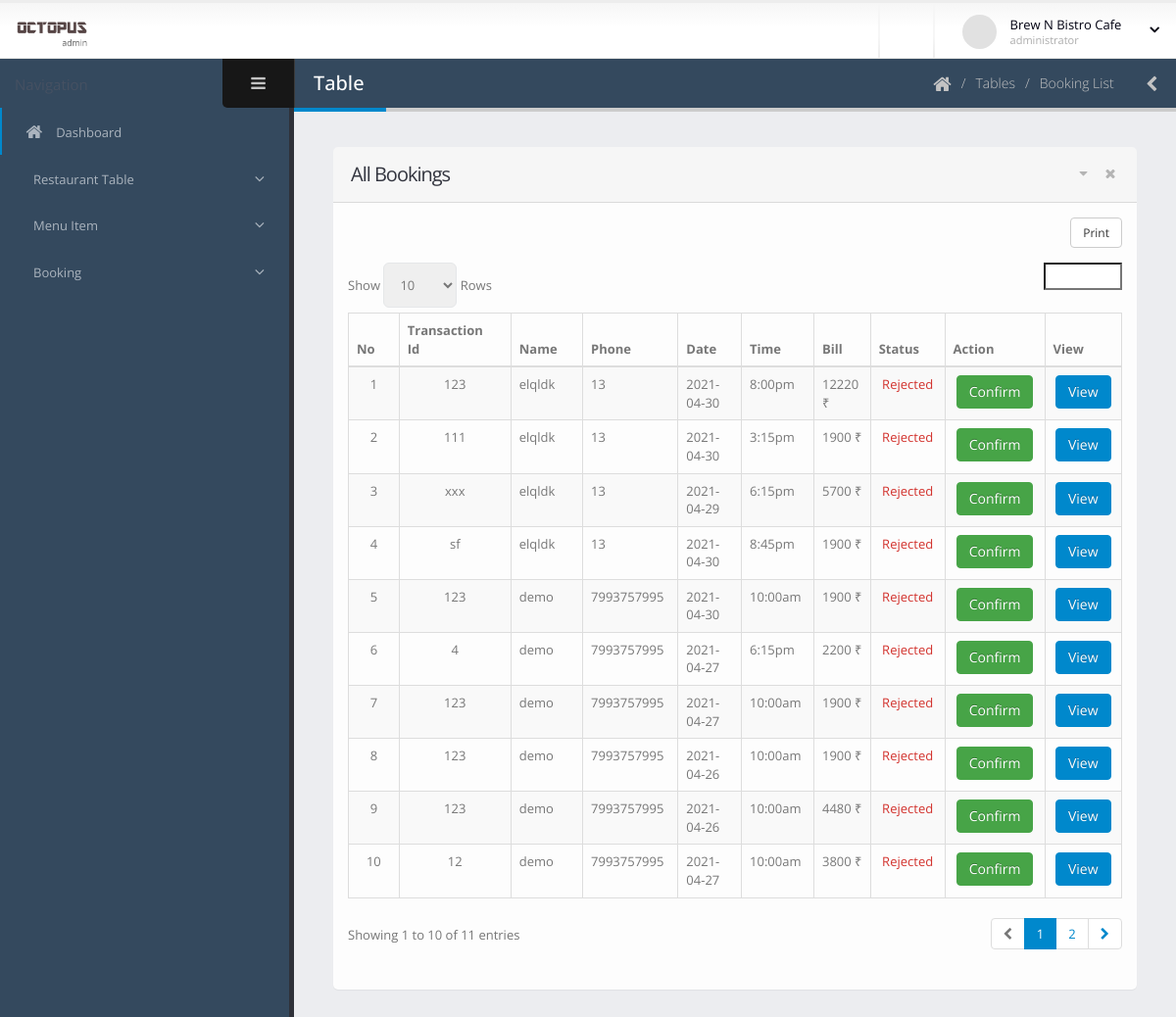
Screenshot of /dashboard/booking-list.php (signed in) with the database file from the repository.
### tables this page shows
CREATE TABLE `booking_details` (
  `id` int(11) NOT NULL,
  `booking_id` varchar(200) DEFAULT NULL,
  `res_id` int(11) DEFAULT NULL,
  `c_id` int(11) DEFAULT NULL,
  `make_date` date DEFAULT NULL,
  `make_time` varchar(50) DEFAULT NULL,
  `name` varchar(50) DEFAULT NULL,
  `phone` varchar(100) DEFAULT NULL,
  `booking_date` date DEFAULT NULL,
  `booking_time` varchar(30) DEFAULT NULL,
  `bill` float DEFAULT NULL,
  `transactionid` varchar(100) DEFAULT NULL,
  `status` int(11) NOT NULL DEFAULT 0 COMMENT '0- reject, 1-confirmed',
  `reject` int(11) DEFAULT 0
);

### dashboard/booking-list.php (the view, shortened to what this page needs)
<?php include 'template/header.php';
?>
	<body>
		<section class="body">
			<?php include 'template/top-bar.php'; ?>
			<div class="inner-wrapper">
				<?php include 'template/left-bar.php'; ?>
				<section role="main" class="content-body">
					<header class="page-header">
						<h2>Table</h2>
						<div class="right-wrapper pull-right">
							<ol class="breadcrumbs">
								<li>
									<a href="index.php">
										<i class="fa fa-home"></i>
									</a>
								</li>
								<li><span>Tables</span></li>
								<li><span>Booking List</span></li>
							</ol>
							<a class="sidebar-right-toggle" data-open="sidebar-right"><i class="fa fa-chevron-left"></i></a>
						</div>
					</header>
						<section class="panel">
							<header class="panel-heading">
								<div class="panel-actions">
									<a href="#" class="fa fa-caret-down"></a>
									<a href="#" class="fa fa-times"></a>
								</div>
								<h2 class="panel-title">All Bookings</h2>
							</header>
							<div class="panel-body">
								<table class="table table-bordered table-striped mb-none" id="datatable-tabletools" data-swf-path="assets/vendor/jquery-datatables/extras/TableTools/swf/copy_csv_xls_pdf.swf">
									<thead>
										<tr>
											<th>No</th>
											<th>Transaction Id</th>
											<th>Name</th>
											<th>Phone</th>
											<th>Date</th>
											<th>Time</th>
											<th>Bill</th>
											<th class="hidden-phone">Status</th>
											<th class="hidden-phone">Action</th>
											<th class="hidden-phone">View</th>
										</tr>
									</thead>
									<tbody>
										<?php
										$count = 1;
										$con = connect();
										$res_id = $_SESSION['id'];
										$sql = "SELECT * FROM `booking_details` WHERE res_id = '$res_id'  ORDER BY make_date DESC;";
										$result = $con->query($sql);
										foreach ($result as $r) {
										?>
										<tr class="gradeX">
											<td class="center hidden-phone"><?php echo $count; ?></td>
											<td class="center hidden-phone"><?php echo $r['transactionid']; ?></td>
											<td><?php echo $r['name']; ?></td>
											<td><?php echo $r['phone']; ?></td>
											<td><?php echo $r['booking_date']; ?></td>
											<td><?php echo $r['booking_time']; ?></td>
											<td><?php echo $r['bill']; ?> ₹</td>
											<td class="center hidden-phone">
												<?php
													$status = $r['status'];
													if ($status == 0) {
												?>
												<p class="text-danger">Rejected</p>
												<?php }else{ ?>
													<p class="text-success">Confirmed</p>
												<?php } ?>
											</td>
											<td class="center hidden-phone">
												<?php
													if ($status == 1) {
												?>
												<a href="approve-reject.php?breject_id=<?php echo $r['id']; ?>&booking-number=<?php echo $r['booking_id']; ?>" class="btn btn-danger"  onclick="if (!Done()) return false; ">Reject</a>
												<?php }else{ ?>
												<a href="approve-reject.php?bapprove_id=<?php echo $r['id']; ?>&booking-number=<?php echo $r['booking_id']; ?>" class="btn btn-success"  onclick="if (!Done()) return false; ">Confirm</a>
												<?php } ?>
											</td>
											<td class="center hidden-phone">
												<a href="invoice.php?booking-number=<?php echo $r['booking_id']; ?>" class="btn btn-primary">View</a>
											</td>
										</tr>
										<?php $count++; } ?>
									</tbody>
								</table>
							</div>
						</section>
				</section>
			</div>
		</section>
	</body>
</html>

### dashboard/assets/stylesheets/skins/default.css (style rules this page uses)
a, .btn-link { color: #0088cc; }
body .btn-primary { color: #ffffff; text-shadow: 0 -1px 0 rgba(0, 0, 0, 0.25); background-color: #0088cc; border-color: #0088cc; }
body .btn-success { color: #ffffff; text-shadow: 0 -1px 0 rgba(0, 0, 0, 0.25); background-color: #47a447; border-color: #47a447; }
.page-header h2 { border-bottom-color: #0088cc; }

### rows the page displays
booking_details: transactionid "123", name "elqldk", phone "13", booking_date "2021-04-30", booking_time "8:00pm", bill "12220", status "Rejected"
booking_details: transactionid "111", name "elqldk", phone "13", booking_date "2021-04-30", booking_time "3:15pm", bill "1900", status "Rejected"
booking_details: transactionid "xxx", name "elqldk", phone "13", booking_date "2021-04-29", booking_time "6:15pm", bill "5700", status "Rejected"
booking_details: transactionid "sf", name "elqldk", phone "13", booking_date "2021-04-30", booking_time "8:45pm", bill "1900", status "Rejected"
booking_details: transactionid "123", name "demo", phone "7993757995", booking_date "2021-04-30", booking_time "10:00am", bill "1900", status "Rejected"
booking_details: transactionid "4", name "demo", phone "7993757995", booking_date "2021-04-27", booking_time "6:15pm", bill "2200", status "Rejected"
booking_details: transactionid "123", name "demo", phone "7993757995", booking_date "2021-04-27", booking_time "10:00am", bill "1900", status "Rejected"
booking_details: transactionid "123", name "demo", phone "7993757995", booking_date "2021-04-26", booking_time "10:00am", bill "1900", status "Rejected"
booking_details: transactionid "123", name "demo", phone "7993757995", booking_date "2021-04-26", booking_time "10:00am", bill "4480", status "Rejected"
booking_details: transactionid "12", name "demo", phone "7993757995", booking_date "2021-04-27", booking_time "10:00am", bill "3800", status "Rejected"

### other values shown
$_SESSION['name'] "Brew N Bistro Cafe"
